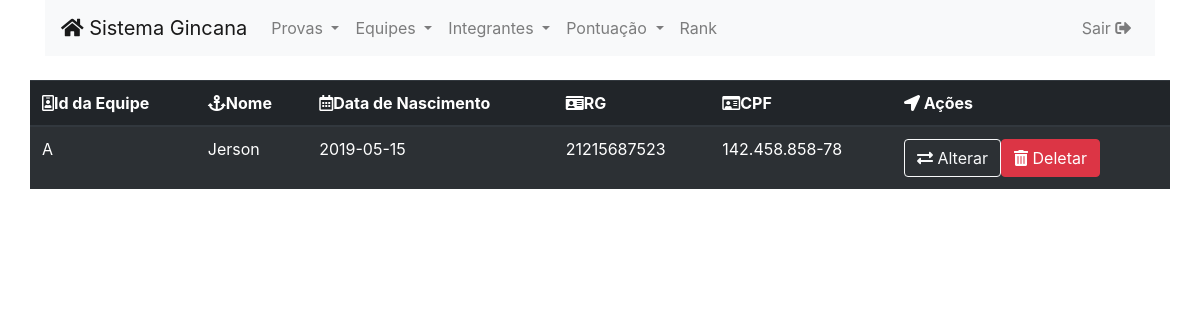
Screenshot of /index.php/integrantes with the database file from the repository.
### tables this page shows
CREATE TABLE IF NOT EXISTS `integrantes` (
  `id` int(11) NOT NULL AUTO_INCREMENT,
  `id_equipe` int(11) NOT NULL,
  `nome` varchar(100) NOT NULL,
  `data_nasc` date DEFAULT NULL,
  `rg` varchar(11) DEFAULT NULL,
  `cpf` varchar(14) DEFAULT NULL,
  PRIMARY KEY (`id`),
  KEY `FK_integrantes_equipe` (`id_equipe`),
  CONSTRAINT `FK_integrantes_equipe` FOREIGN KEY (`id_equipe`) REFERENCES `equipe` (`id`)
);

CREATE TABLE IF NOT EXISTS `equipe` (
  `id` int(11) NOT NULL AUTO_INCREMENT,
  `nome` varchar(200) NOT NULL,
  PRIMARY KEY (`id`)
);

### application/controllers/Integrantes.php (called while the page is built, shortened)
<?php
class Integrantes extends CI_Controller {
    public function index() {
        $this->listar();
    }
    public function __construct() {
        $this->load->model('Integrantes_model');
        $this->load->model('Equipe_model');
    }
    public function listar() {
        $it['integrantes'] = $this->Integrantes_model->getAll();
        $this->load->view('Header');
        $this->load->view('ListaIntegrantes', $it);
        $this->load->view('Footer');
    }
}

### index.php (called while the page is built, shortened)
<?php
require_once BASEPATH.'core/CodeIgniter.php';

### application/models/Integrantes_model.php (called while the page is built, shortened)
<?php
class Integrantes_model extends CI_Model {
    public function getAll() {
        $this->db->select('integrantes.*, equipe.nome as nm');
        $this->db->from('integrantes');
        $this->db->join('equipe', 'equipe.id = integrantes.id_equipe', 'inner');
        $query = $this->db->get();
        return $query->result();
    }
}

### application/views/ListaIntegrantes.php (the view, shortened to what this page needs)
<div class="container">
    <div class="row">
        <div class="table-responsive">
            <table class="table table-striped table-dark">
                <thead class="thead-dark">
                    <tr>
                        <th scope="col"><i class="far fa-id-badge"></i>Id da Equipe</th>
                        <th scope="col"><i class="fas fa-anchor"></i>Nome</th>
                        <th scope="col"><i class="far fa-calendar-alt"></i>Data de Nascimento</th>
                        <th scope="col"><i class="fas fa-id-card"></i>RG</th>
                        <th scope="col"><i class="far fa-id-card"></i>CPF</th>
                        <th scope="col"><i class="fas fa-location-arrow"></i> Ações</th>
                    </tr>
                </thead>
                <tbody>
                    <?php
                    foreach ($integrantes as $it) {
                        echo '<tr>';
                        echo '<td>' . $it->nm . '</td>';
                        echo '<td>' . $it->nome . '</td>';
                        echo '<td>' . $it->data_nasc . '</td>';
                        echo '<td>' . $it->rg . '</td>';
                        echo '<td>' . $it->cpf . '</td>';
                        echo '<td>'
                        . '<a class="btn btn-outline-light" href="' . $this->config->base_url() . 'Integrantes/alterar/' . $it->id . '"> <i class="fas fa-exchange-alt"></i>  Alterar</a>'
                        . '<a class="btn btn-danger" href="' . $this->config->base_url() . 'Integrantes/deletar/' . $it->id . '"> <i class="fas fa-trash-alt"></i>    Deletar</a>'
                        . '</td>';
                        echo '</tr>';
                    }
                    ?>
                </tbody>
            </table>
        </div>
    </div>
</div>

### rows the page displays
integrantes: id_equipe.nome "A", nome "Jerson", data_nasc "2019-05-15", rg "21215687523", cpf "142.458.858-78"
